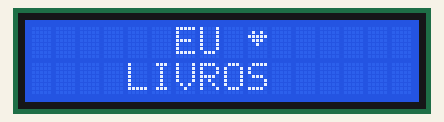
Recording of a sketch running on a simulated Arduino Uno, built with avr-gcc and run on an emulated ATmega328P. Shown: 16×2 character LCD.

Above: at 0.1 s.
At 6.17 s:
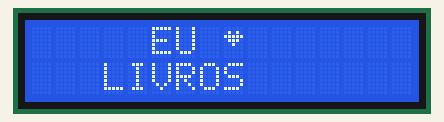
At 6.97 s:
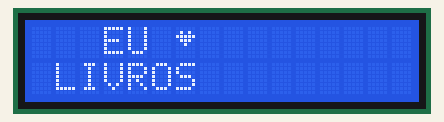
At 7.77 s:
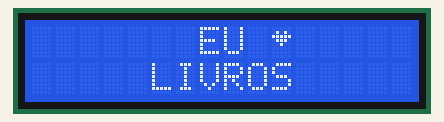
At 8.37 s:
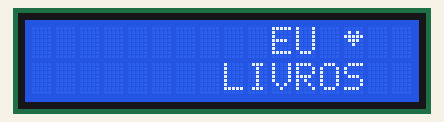
At 9.0 s:
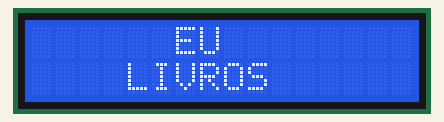

Measured:
- by itself, everything shown: repeats every 8.4 s, in 24 steps
- what the display in image 5 shows lasts 0.5 s, from 9.0 s to 9.5 s

The sketch:

display1.ino
```cpp
/*
	LDC 16X2

*/

/*
	Materiais:
    1 - Resistores de 220 Ohms
    1 - Resistor de 1,5 Kilohms
    1 - Display LCD 16x02

*/
/*
	BIBLIOTECAS ARDUINO
*/
#include <LiquidCrystal.h>


/*
	DECLARAÇÃO DE VARIÁVEL
*/

// Define os pinos de controle que serão utilizados para ligar o display

#define RS 7 // Define o pino de controle RS;
#define E 6 //Define o pino de controle E;
#define D4 5 //Define o pino de controle DB4;
#define D5 4 //Define o pino de controle DB4;
#define D6 3 //Define o pino de controle DB6;
#define D7 2 //Define o pino de controle DB7;

LiquidCrystal lcd(RS, E, D4, D5,D6,D7);

//Matriz de bytes correspondente ao desenho de um coração
byte heart[8] = {
	0b00000 ,
  	0b01010 ,
  	0b11111 ,
    0b01110 ,
  	0b00100 ,
  	0b00000 ,
  	0b00000
};

void setup()
{	// seta o número de colunas e linhas do display
	lcd.begin(16 , 2);

  	//coração
  	lcd.createChar(1, heart);

  	//chama a função limpa_tela
  	limpa_tela();
}

void loop()
{
	limpa_tela();

  	imprime_mensagem(6 , 0 , "EU");

  	imprime_caracter(9 , 0 , 1);

  	imprime_mensagem(4 , 1 , "LIVROS");


  for(int cont = 0; cont <= 5; cont++)
  {
  	delay(500);

    imprime_mensagem(9,0," ");

    delay(500);

    imprime_caracter(9,0,1);

  }

  for (int posicao = 0; posicao < 4; posicao++)
{
	lcd.scrollDisplayLeft();

 	delay(200);
}


for(int posicao = 0; posicao <8; posicao++)
{
  lcd.scrollDisplayRight();
  delay(200);
}


}

void limpa_tela()
{
	lcd.clear();
}

void imprime_mensagem(int coluna, int linha, char* mensagem)
{
  //posição
	lcd.setCursor(coluna, linha);
		//envia
  lcd.print(mensagem);
}

void imprime_caracter(int coluna, int linha, byte caracter)
{

	lcd.setCursor(coluna, linha);

  lcd.write(caracter);

}
```
